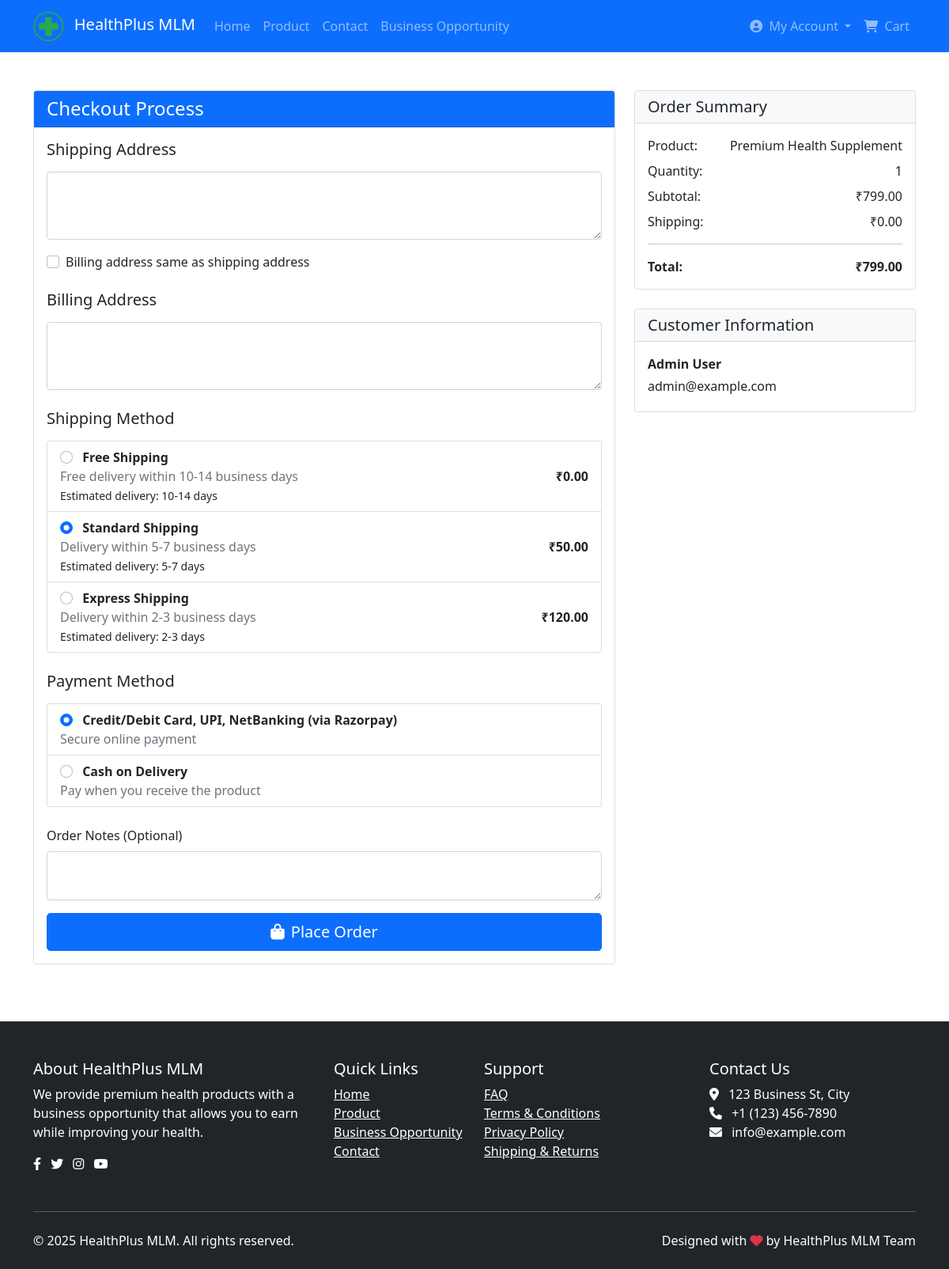
The page /checkout.php (signed in) on the database its author committed.
### tables this page shows
CREATE TABLE `shipping_methods` (
  `id` int(11) NOT NULL,
  `name` varchar(100) NOT NULL,
  `description` text DEFAULT NULL,
  `cost` decimal(10,2) NOT NULL,
  `estimated_days` varchar(50) DEFAULT NULL,
  `is_active` tinyint(1) DEFAULT 1,
  `created_at` timestamp NOT NULL DEFAULT current_timestamp()
);

CREATE TABLE `products` (
  `id` int(11) NOT NULL,
  `name` varchar(100) NOT NULL,
  `description` text DEFAULT NULL,
  `price` decimal(10,2) NOT NULL,
  `image` varchar(255) DEFAULT NULL,
  `stock` int(11) NOT NULL,
  `rating` decimal(2,1) DEFAULT 0.0,
  `review_count` int(11) DEFAULT 0,
  `meta_title` varchar(100) DEFAULT NULL,
  `meta_description` varchar(160) DEFAULT NULL,
  `meta_keywords` varchar(255) DEFAULT NULL,
  `created_at` timestamp NOT NULL DEFAULT current_timestamp(),
  `updated_at` timestamp NOT NULL DEFAULT current_timestamp() ON UPDATE current_timestamp()
);

CREATE TABLE `users` (
  `id` int(11) NOT NULL,
  `username` varchar(50) NOT NULL,
  `password` varchar(255) NOT NULL,
  `email` varchar(100) NOT NULL,
  `full_name` varchar(100) NOT NULL,
  `phone` varchar(20) DEFAULT NULL,
  `address` text DEFAULT NULL,
  `image` varchar(255) DEFAULT NULL,
  `sponsor_id` int(11) DEFAULT NULL,
  `parent_id` int(11) DEFAULT NULL,
  `position` enum('left','right') DEFAULT NULL,
  `level` int(11) DEFAULT 0,
  `active` tinyint(1) DEFAULT 1,
  `is_admin` tinyint(1) DEFAULT 0,
  `created_at` timestamp NOT NULL DEFAULT current_timestamp(),
  `updated_at` timestamp NOT NULL DEFAULT current_timestamp() ON UPDATE current_timestamp(),
  `bank_name` varchar(100) DEFAULT NULL,
  `account_number` varchar(50) DEFAULT NULL,
  `ifsc_code` varchar(20) DEFAULT NULL,
  `pan_number` varchar(20) DEFAULT NULL
);

### includes/functions.php (called while the page is built, shortened)
<?php
function getUserById($id)
{
    global $pdo;
    $stmt = $pdo->prepare("SELECT * FROM users WHERE id = ?");
    $stmt->execute([$id]);
    return $stmt->fetch();
}
function getSingleProduct()
{
    global $pdo;
    $stmt = $pdo->query("SELECT * FROM products LIMIT 1");
    return $stmt->fetch();
}
function getShippingMethods()
{
    global $pdo;
    $stmt = $pdo->query("SELECT * FROM shipping_methods WHERE is_active = TRUE ORDER BY cost");
    return $stmt->fetchAll();
}

### checkout.php (the view, shortened to what this page needs)
<?php
$userId = $_SESSION['user_id'];
$user = getUserById($userId);
$product = getSingleProduct();
$shippingMethods = getShippingMethods();
$shippingAddress = $user['address'] ?? '';
$billingAddress = $user['address'] ?? '';
$shippingMethodId = 1;
$paymentMethod = 'razorpay';
$quantity = $_GET['quantity'] ?? 1;
$quantity = max(1, min(10, (int)$quantity));
?>
<?php include 'includes/header.php'; ?>
<div class="container my-5">
    <div class="row">
        <div class="col-md-8">
            <div class="card mb-4">
                <div class="card-header bg-primary text-white">
                    <h4 class="mb-0">Checkout Process</h4>
                </div>
                <div class="card-body">
                    <form method="POST" id="checkoutForm">
                        <div class="mb-4">
                            <h5 class="mb-3">Shipping Address</h5>
                            <div class="form-group mb-3">
                                <textarea class="form-control" id="shipping_address" name="shipping_address" rows="3" required><?= htmlspecialchars($shippingAddress) ?></textarea>
                            </div>
                            <div class="form-check mb-3">
                                <input class="form-check-input" type="checkbox" id="same_as_billing">
                                <label class="form-check-label" for="same_as_billing">
                                    Billing address same as shipping address
                                </label>
                            </div>
                        </div>
                        <div class="mb-4" id="billingAddressSection">
                            <h5 class="mb-3">Billing Address</h5>
                            <div class="form-group">
                                <textarea class="form-control" id="billing_address" name="billing_address" rows="3"><?= htmlspecialchars($billingAddress) ?></textarea>
                            </div>
                        </div>
                        <div class="mb-4">
                            <h5 class="mb-3">Shipping Method</h5>
                            <div class="list-group">
                                <?php foreach($shippingMethods as $method): ?>
                                <label class="list-group-item">
                                    <div class="d-flex justify-content-between align-items-center">
                                        <div>
                                            <input class="form-check-input me-2" type="radio" name="shipping_method"
                                                   value="<?= $method['id'] ?>"
                                                   <?= $method['id'] == $shippingMethodId ? 'checked' : '' ?> required>
                                            <strong><?= $method['name'] ?></strong>
                                            <div class="text-muted"><?= $method['description'] ?></div>
                                            <small>Estimated delivery: <?= $method['estimated_days'] ?></small>
                                        </div>
                                        <div class="text-end">
                                            <span class="fw-bold">₹<?= number_format($method['cost'], 2) ?></span>
                                        </div>
                                    </div>
                                </label>
                                <?php endforeach; ?>
                            </div>
                        </div>
                        <div class="mb-4">
                            <h5 class="mb-3">Payment Method</h5>
                            <div class="list-group">
                                <label class="list-group-item">
                                    <input class="form-check-input me-2" type="radio" name="payment_method"
                                           value="razorpay" <?= $paymentMethod === 'razorpay' ? 'checked' : '' ?> required>
                                    <strong>Credit/Debit Card, UPI, NetBanking (via Razorpay)</strong>
                                    <div class="text-muted">Secure online payment</div>
                                </label>
                                <label class="list-group-item">
                                    <input class="form-check-input me-2" type="radio" name="payment_method"
                                           value="cod" <?= $paymentMethod === 'cod' ? 'checked' : '' ?>>
                                    <strong>Cash on Delivery</strong>
                                    <div class="text-muted">Pay when you receive the product</div>
                                </label>
                            </div>
                        </div>
                        <div class="mb-3">
                            <label for="notes" class="form-label">Order Notes (Optional)</label>
                            <textarea class="form-control" id="notes" name="notes" rows="2"></textarea>
                        </div>
                        <div class="d-grid gap-2">
                            <button type="submit" class="btn btn-primary btn-lg">
                                <i class="fas fa-shopping-bag me-2"></i>Place Order
                            </button>
                        </div>
                    </form>
                </div>
            </div>
        </div>
        <div class="col-md-4">
            <div class="card mb-4">
                <div class="card-header bg-light">
                    <h5 class="mb-0">Order Summary</h5>
                </div>
                <div class="card-body">
                    <div class="d-flex justify-content-between mb-2">
                        <span>Product:</span>
                        <span><?= $product['name'] ?></span>
                    </div>
                    <div class="d-flex justify-content-between mb-2">
                        <span>Quantity:</span>
                        <span><?= $quantity ?></span>
                    </div>
                    <div class="d-flex justify-content-between mb-2">
                        <span>Subtotal:</span>
                        <span>₹<?= number_format($product['price'] * $quantity, 2) ?></span>
                    </div>
                    <div class="d-flex justify-content-between mb-2">
                        <span>Shipping:</span>
                        <span id="shippingCost">₹<?= number_format($shippingMethods[0]['cost'], 2) ?></span>
                    </div>
                    <hr>
                    <div class="d-flex justify-content-between fw-bold">
                        <span>Total:</span>
                        <span id="orderTotal">₹<?= number_format($product['price'] * $quantity + $shippingMethods[0]['cost'], 2) ?></span>
                    </div>
                </div>
            </div>
            <div class="card">
                <div class="card-header bg-light">
                    <h5 class="mb-0">Customer Information</h5>
                </div>
                <div class="card-body">
                    <p class="mb-1"><strong><?= $user['full_name'] ?></strong></p>
                    <p class="mb-1"><?= $user['email'] ?></p>
                </div>
            </div>
        </div>
    </div>
</div>
<?php include 'includes/footer.php'; ?>

### rows shown on the page
shipping_methods: shipping_method "☐ Free Shipping Free delivery wi", name "Free Shipping", description "Free delivery within 10-14 business days", estimated_days "10-14 days", cost "0.00"
shipping_methods: shipping_method "☑ Standard Shipping Delivery wit", name "Standard Shipping", description "Delivery within 5-7 business days", estimated_days "5-7 days", cost "50.00"
shipping_methods: shipping_method "☐ Express Shipping Delivery with", name "Express Shipping", description "Delivery within 2-3 business days", estimated_days "2-3 days", cost "120.00"
products: name "Premium Health Supplement", $product['price']*$quantity "799.00", $product['price'] * $quantity + $shippingMethods[0]['cost'] "799.00"
users: full_name "Admin User", email "admin@example.com"

### other values the page prints
SITE_NAME "HealthPlus MLM"
$_SESSION['user_name'] "My Account"
$quantity "1"
